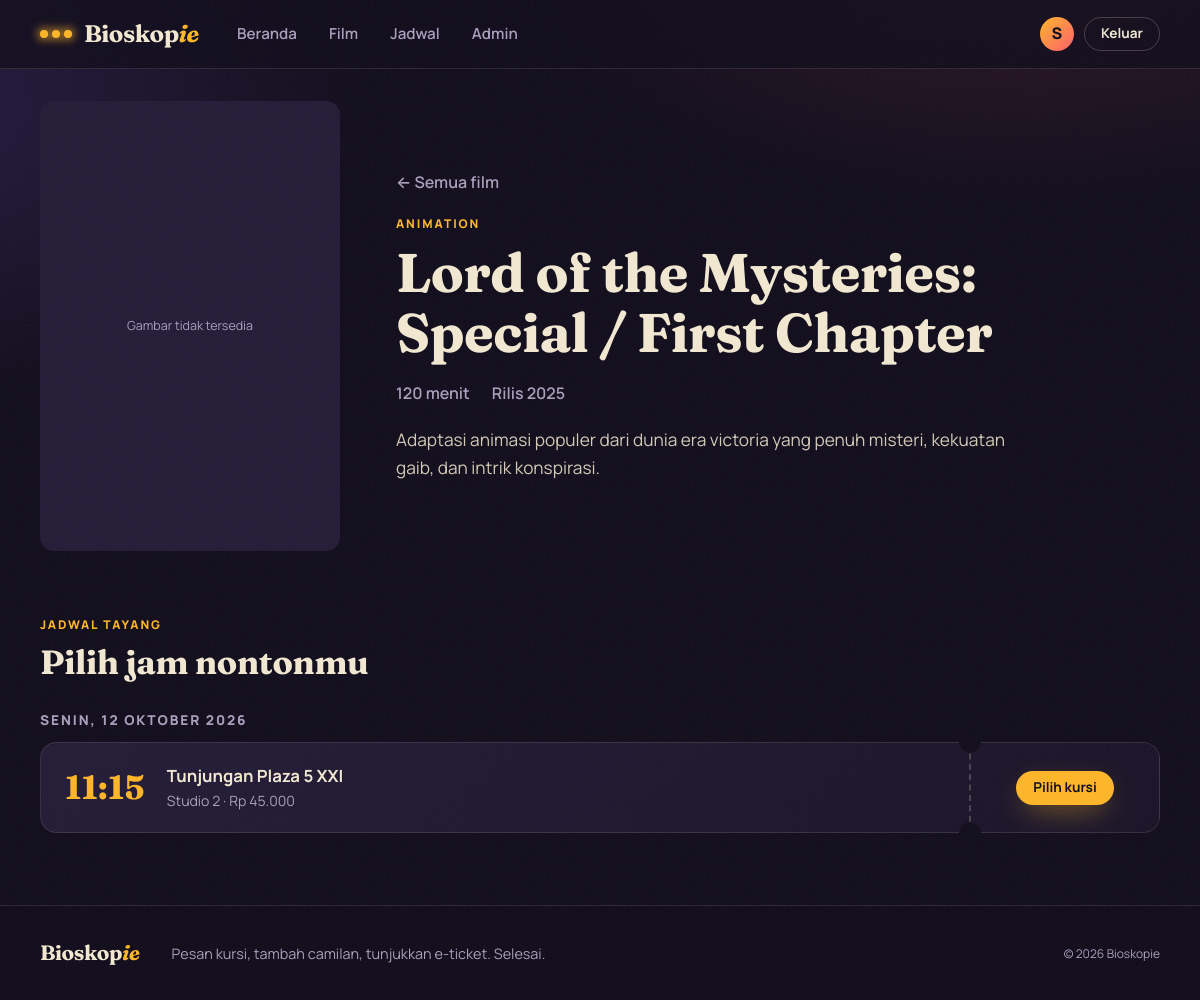
The page /movie-detail.php?id=61 (signed in) on the database its author committed.
### tables this page shows
CREATE TABLE `movies` (
  `id` int(11) NOT NULL,
  `title` varchar(150) NOT NULL,
  `genre` varchar(100) NOT NULL,
  `duration` int(11) NOT NULL,
  `synopsis` text NOT NULL,
  `poster` varchar(255) NOT NULL,
  `release_date` date NOT NULL
);

CREATE TABLE `schedules` (
  `id` int(11) NOT NULL,
  `movie_id` int(11) NOT NULL,
  `studio_id` int(11) NOT NULL,
  `show_date` date NOT NULL,
  `show_time` time NOT NULL,
  `price` decimal(10,2) NOT NULL
);

CREATE TABLE `cinemas` (
  `id` int(11) NOT NULL,
  `name` varchar(100) NOT NULL,
  `city` varchar(50) NOT NULL,
  `address` text NOT NULL
);

CREATE TABLE `studios` (
  `id` int(11) NOT NULL,
  `cinema_id` int(11) NOT NULL,
  `name` varchar(50) NOT NULL,
  `capacity` int(11) NOT NULL
);

### movie-detail.php (the view, shortened to what this page needs)
<?php
require __DIR__ . '/includes/bootstrap.php';
$movieId = positive_int($_GET['id'] ?? null);
$stmt = $pdo->prepare('SELECT * FROM movies WHERE id = :id');
$stmt->execute([':id' => $movieId]);
$movie = $stmt->fetch();
$stmt = $pdo->prepare('
    SELECT s.*, c.name AS cinema_name, st.name AS studio_name
    FROM schedules s
    JOIN studios st ON s.studio_id = st.id
    JOIN cinemas c ON st.cinema_id = c.id
    WHERE s.movie_id = :movie_id AND s.show_date >= CURDATE()
    ORDER BY s.show_date, s.show_time
');
$stmt->execute([':movie_id' => $movieId]);
$byDate = [];
foreach ($stmt->fetchAll() as $schedule) {
    $byDate[$schedule['show_date']][] = $schedule;
}
?>
<section class="movie-hero">
    <?= poster($movie, 'poster-large') ?>
    <div class="movie-hero-body">
        <a class="link-back" href="<?= e(url('movies.php')) ?>">Semua film</a>
        <p class="eyebrow"><?= e($movie['genre']) ?></p>
        <h1><?= e($movie['title']) ?></h1>
        <ul class="meta-list">
            <li><?= (int) $movie['duration'] ?> menit</li>
            <li>Rilis <?= e(date('Y', strtotime($movie['release_date']))) ?></li>
        </ul>
        <p class="synopsis"><?= e($movie['synopsis']) ?></p>
    </div>
</section>
<section class="section">
    <div class="section-head">
        <div>
            <p class="eyebrow">Jadwal tayang</p>
            <h2>Pilih jam nontonmu</h2>
        </div>
    </div>
    <?php if ($byDate): ?>
        <?php foreach ($byDate as $date => $schedules): ?>
            <h3 class="date-heading"><?= e(date_id($date)) ?></h3>
            <div class="ticket-list">
                <?php foreach ($schedules as $schedule): ?>
                    <article class="ticket">
                        <div class="ticket-main">
                            <strong class="ticket-time"><?= e(time_short($schedule['show_time'])) ?></strong>
                            <div>
                                <p class="ticket-title"><?= e($schedule['cinema_name']) ?></p>
                                <p class="ticket-sub"><?= e($schedule['studio_name']) ?> · <?= e(rupiah($schedule['price'])) ?></p>
                            </div>
                        </div>
                        <div class="ticket-stub">
                            <a class="btn btn-primary btn-small" href="<?= e(url('seat-selection.php?schedule_id=' . (int) $schedule['id'])) ?>">Pilih kursi</a>
                        </div>
                    </article>
                <?php endforeach; ?>
            </div>
        <?php endforeach; ?>
    <?php else: ?>
        <p class="empty-inline">Belum ada jadwal tayang untuk film ini.</p>
    <?php endif; ?>
</section>

### assets/css/style.css (style rules this page uses)
:root { --ink: #0f0b1a; --ink-2: #171126; --ink-3: #221a36; --ink-4: #2e2448; --line: rgba(243, 233, 210, 0.12); --line-strong: rgba(243, 233, 210, 0.22); --paper: #f3e9d2; --muted: #a99fbd; --amber: #ffb627; --amber-deep: #e89a00; --coral: #ff5d6c; --mint: #52e3b7; --radius: 16px; --radius-sm: 10px; --font-display: 'Fraunces', Georgia, 'Times New Roman', serif; --font-body: 'Manrope', system-ui, -apple-system, 'Segoe UI', Roboto, sans-serif; --shadow: 0 24px 60px -24px rgba(0, 0, 0, 0.8); }
*, *::before, *::after { box-sizing: border-box; }
html { scroll-behavior: smooth; }
body { margin: 0; min-height: 100vh; display: flex; flex-direction: column; font-family: var(--font-body); font-size: 16px; line-height: 1.6; color: var(--paper); background: radial-gradient(900px 500px at 85% -10%, rgba(255, 93, 108, 0.16), transparent 60%), radial-gradient(800px 500px at -10% 10%, rgba(139, 92, 246, 0.18), transparent 60%), var(--ink); background-attachment: fixed; -webkit-font-smoothing: antialiased; }
body::before { content: ''; position: fixed; inset: 0; z-index: 100; pointer-events: none; opacity: 0.07; }
h1, h2, h3, h4 { font-family: var(--font-display); font-weight: 700; line-height: 1.1; letter-spacing: -0.01em; margin: 0; }
h1 { font-size: clamp(2.1rem, 5vw, 3.4rem); }
h2 { font-size: clamp(1.5rem, 3vw, 2.1rem); }
h3 { font-size: 1.15rem; }
p { margin: 0; }
a { color: inherit; text-decoration: none; }
.eyebrow { font-size: 0.75rem; font-weight: 800; letter-spacing: 0.16em; text-transform: uppercase; color: var(--amber); margin-bottom: 10px; }
.btn { display: inline-flex; align-items: center; justify-content: center; gap: 8px; padding: 12px 22px; border: 1px solid transparent; border-radius: 999px; font: 700 0.95rem/1 var(--font-body); cursor: pointer; transition: transform 0.15s, box-shadow 0.2s, background 0.2s, border-color 0.2s; }
.btn-primary { background: var(--amber); color: var(--ink); box-shadow: 0 10px 30px -10px rgba(255, 182, 39, 0.7); }
.btn-small { padding: 9px 16px; font-size: 0.85rem; }
.link-back { display: inline-block; margin-bottom: 18px; color: var(--muted); font-weight: 600; }
.link-back::before { content: '← '; }
.section { margin-top: 64px; }
.section-head { display: flex; align-items: flex-end; justify-content: space-between; gap: 16px; margin-bottom: 26px; }
.movie-hero { display: grid; grid-template-columns: 300px 1fr; gap: clamp(24px, 5vw, 56px); align-items: center; }
.movie-hero-body h1 { margin-bottom: 18px; }
.meta-list { display: flex; flex-wrap: wrap; gap: 8px 22px; padding: 0; margin: 0 0 20px; list-style: none; color: var(--muted); font-weight: 600; }
.synopsis { max-width: 60ch; font-size: 1.08rem; color: rgba(243, 233, 210, 0.86); }
.date-heading { font-family: var(--font-body); font-size: 0.85rem; font-weight: 800; letter-spacing: 0.14em; text-transform: uppercase; color: var(--muted); margin: 32px 0 14px; }
.ticket-list { display: grid; gap: 14px; }
.ticket { display: grid; grid-template-columns: 1fr auto; background: linear-gradient(135deg, var(--ink-3), var(--ink-2)); border: 1px solid var(--line); border-radius: var(--radius); -webkit-mask: radial-gradient(circle 11px at calc(100% - 190px) 0, #0000 97%, #000), radial-gradient(circle 11px at calc(100% - 190px) 100%, #0000 97%, #000); -webkit-mask-composite: source-in; mask: radial-gradient(circle 11px at calc(100% - 190px) 0, #0000 97%, #000), radial-gradient(circle 11px at calc(100% - 190px) 100%, #0000 97%, #000); mask-composite: intersect; transition: transform 0.2s, filter 0.2s; }
.ticket-main { display: flex; align-items: center; gap: 22px; padding: 20px 24px; }
.ticket-time { font-family: var(--font-display); font-size: 2.1rem; color: var(--amber); line-height: 1; }
.ticket-title { font-weight: 700; font-size: 1.05rem; }
.ticket-sub { color: var(--muted); font-size: 0.88rem; }
.ticket-stub { display: flex; flex-direction: column; align-items: center; justify-content: center; gap: 10px; width: 190px; padding: 16px; border-left: 2px dashed var(--line-strong); }
::placeholder { color: rgba(169, 159, 189, 0.6); }

### rows shown on the page
movies: genre "ANIMATION", title "Lord of the Mysteries: Special / First Chapter", duration "120", release_date "2025", synopsis "Adaptasi animasi populer dari dunia era victoria yang penuh misteri, kekuatan gaib, dan intrik konspirasi."
schedules: show_time "11:15", cinemas.name "Tunjungan Plaza 5 XXI", studio.name "Studio 2", price "Rp 45.000"

### other values the page prints
$label "Beranda Film Jadwal"
mb_substr((string) $_SESSION['user_name'], 0, 1) "S"
date_id($date) "SENIN, 12 OKTOBER 2026"
